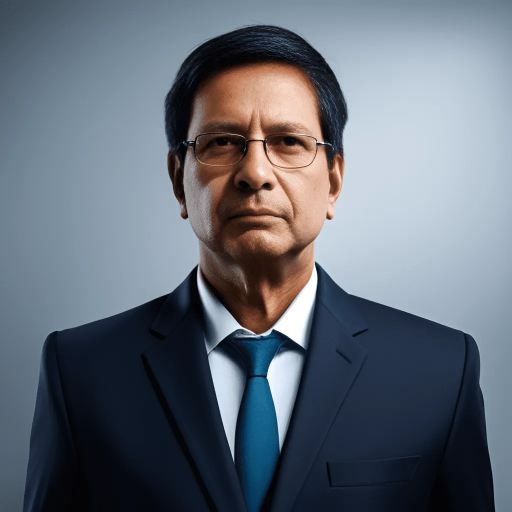
#> input picture 1.webp, 1024 x 1024 px (shown at 1/2 size)
$ python -i visa_photo_processor.py   (imports and definitions only)   (older library calls are emulated)
#> lines starting #> are read from the running program, lines starting #| are printed output that depends on the picture
import cv2
import numpy as np
from PIL import Image, ImageEnhance, ImageDraw, UnidentifiedImageError
import io
import os
import math

#if rembg available
# [11 lines not run here, left out]

# --- Helper: Image Format Conversions ---
# [4 lines left out: function pillow_to_cv2_bgr, not called in this run]

def cv2_bgr_to_pillow_rgb(cv2_image_bgr):
    return Image.fromarray(cv2.cvtColor(cv2_image_bgr, cv2.COLOR_BGR2RGB))

# initial photo validation
# [41 lines left out: functions initial_photo_validation, detect_main_face_advanced, not called in this run]


def auto_adjust_lighting_color(pil_image, method="pillow_basic"):
    """
    Applies subtle auto-adjustments.
    Method can be 'pillow_basic', 'cv2_clahe', or future 'ai_magic'.
    """
    print(f"INFO: Applying lighting/color adjustment using: {method}")
    if method == "pillow_basic":
        # simple global brightness/contrast increaser
        enhancer = ImageEnhance.Contrast(pil_image)
        img_contrast = enhancer.enhance(1.1)
        enhancer = ImageEnhance.Brightness(img_contrast)
        img_final = enhancer.enhance(1.05)
        return img_final
    elif method == "cv2_clahe": # better one, but sophisticated
        cv_img = pillow_to_cv2_bgr(pil_image)
        lab = cv2.cvtColor(cv_img, cv2.COLOR_BGR2LAB)
        l, a, b = cv2.split(lab)
        clahe = cv2.createCLAHE(clipLimit=2.0, tileGridSize=(8,8))
        cl = clahe.apply(l)
        limg = cv2.merge((cl,a,b))
        final_cv_img = cv2.cvtColor(limg, cv2.COLOR_LAB2BGR)
        return cv2_bgr_to_pillow_rgb(final_cv_img)
        # we can make better photo enchancement using ai or anything else
        # (e.g., correcting color cast, improving skin tones without over-processing)
    else:
        return pil_image

# [65 lines left out: functions crop_and_resize_to_spec, final_quality_checks, not called in this run]

DEFAULT_SPECIFICATIONS = {
    "document_name": "Generic Visa Photo",
    "output_pixel_dims": { # Pixel dimensions for the final photo
        "width": 413,  # Example: 35mm at 300 DPI
        "height": 531  # Example: 45mm at 300 DPI
    },
    "background": {
        "type": "color", # 'color' or 'transparent' (if AI can make it transparent first)
        "color_rgb": (240, 240, 240), # Light gray. For pure white: (255,255,255)
        "allow_ai_background_removal": True
    },
    "head_position": { # Rules for final cropped image
        "head_height_ratio": 0.70, # Head (chin to crown) should be ~70% of photo height
        "top_of_head_to_photo_top_ratio": 0.12, # Top of head ~12% from photo top
    },
    "auto_adjustments": {
        "lighting_method": "cv2_clahe" # "pillow_basic", "cv2_clahe", or "none"
    },
    "quality_checks": {
        "min_laplacian_variance": 80.0, # Threshold for blur detection
        "ensure_single_face": True,
    },
    "output_format": {
        "type": "JPEG",
        "quality": 95,
        "dpi": (300, 300)
    }
}

# [118 lines left out: function create_compliant_photo, not called in this run]


# [20 lines not run here, left out]

>>> from PIL import Image
>>> picture = Image.open('1.webp')
#> picture is the input picture: PIL image 1024x1024 RGB; mean R, G, B 100.3, 108.7, 119.7
>>> result = auto_adjust_lighting_color(picture)
#> in auto_adjust_lighting_color, `img_final = enhancer.enhance(1.05)`:
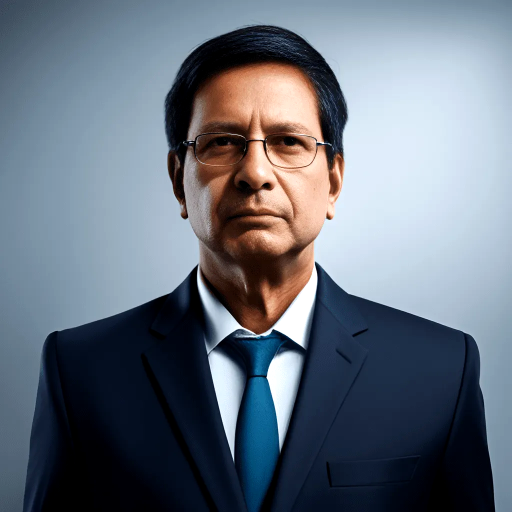
#> img_final: PIL image 1024x1024 RGB (shown at 1/2 size); mean R, G, B 103.9, 113.4, 125.8
